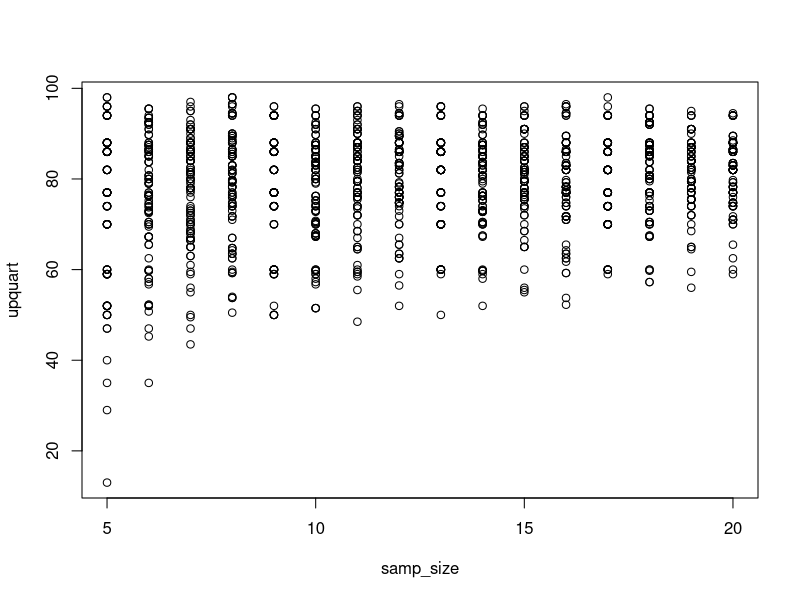
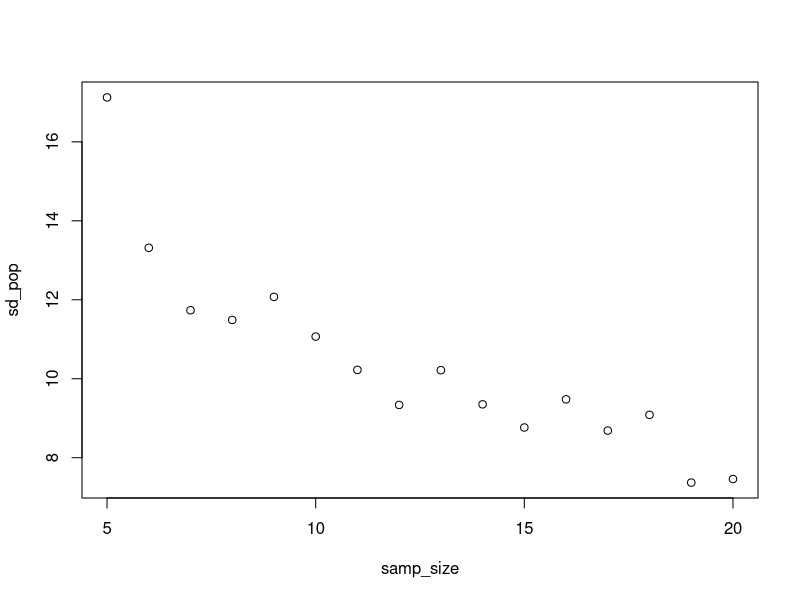

The R source for these figures, in order:
## ---- chunk 1
knitr::opts_chunk$set(echo = TRUE)
## ---- chunk 2
library(dplyr)
library(magrittr)
## ---- chunk 3
vole_vaso <- c(98,96,94,88,86,82,77,74,70,60,
           59,52,50,47,40,35,29,13,6,5)
## ---- chunk 4
mean(vole_vaso)
median(vole_vaso)
sd(vole_vaso)
IQR(vole_vaso)
## ---- chunk 5
sd(vole_vaso) / sqrt(20)
## ---- chunk 6
set.seed(42)
sample(vole_vaso, size = 10, replace = TRUE) %>%
  quantile(probs = 0.75)
## ---- chunk 7
#2b
set.seed(42)
df_sim <- data.frame(samp_size = rep(5:20, times = 100))
df_sim$sim_number = 1:nrow(df_sim)
#2c
df_sim2 <- df_sim %>%
  group_by(sim_number) %>%
#get simulated upper quartiles
  mutate(upquart = quantile(sample(vole_vaso, samp_size, replace = TRUE), prob = (0.75))) %>%
  ungroup()
#2d
plot(upquart ~ samp_size, data = df_sim2)
## ---- chunk 8
df_sim_sd <- df_sim2 %>%
  group_by(samp_size) %>%
  summarize(sd_pop = sd(upquart)) %>%
  ungroup()
print.data.frame(df_sim_sd)
plot(sd_pop ~ samp_size, data = df_sim_sd)
## ---- chunk 9
11.2748 * 1.96
## ---- chunk 10
df_sim2 <- df_sim %>%
  group_by(sim_number) %>%
#get simulated upper quartiles
  mutate(upquart = quantile(rnorm(samp_size),prob = (.75))) %>%
  ungroup()
